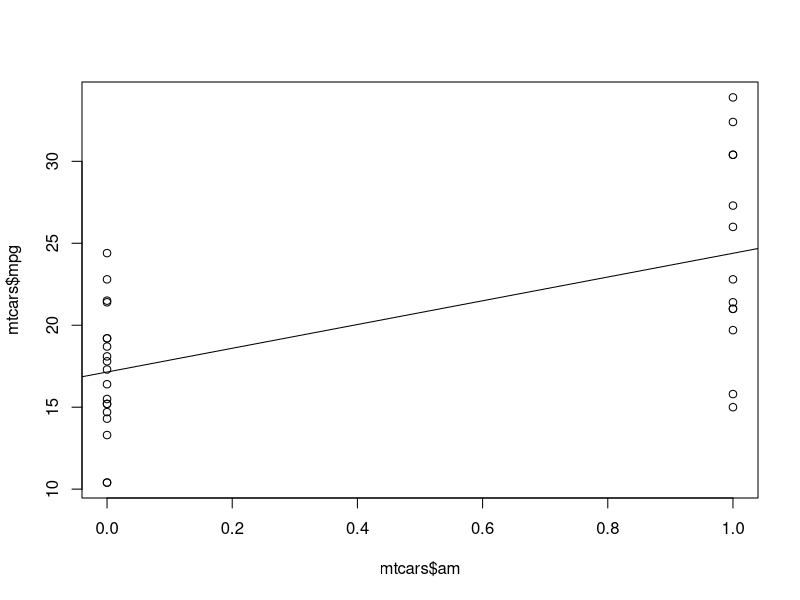
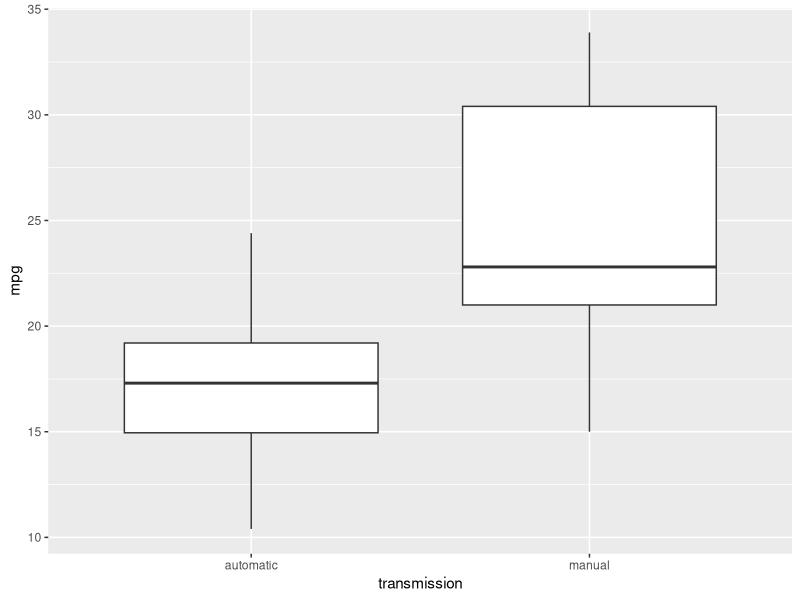
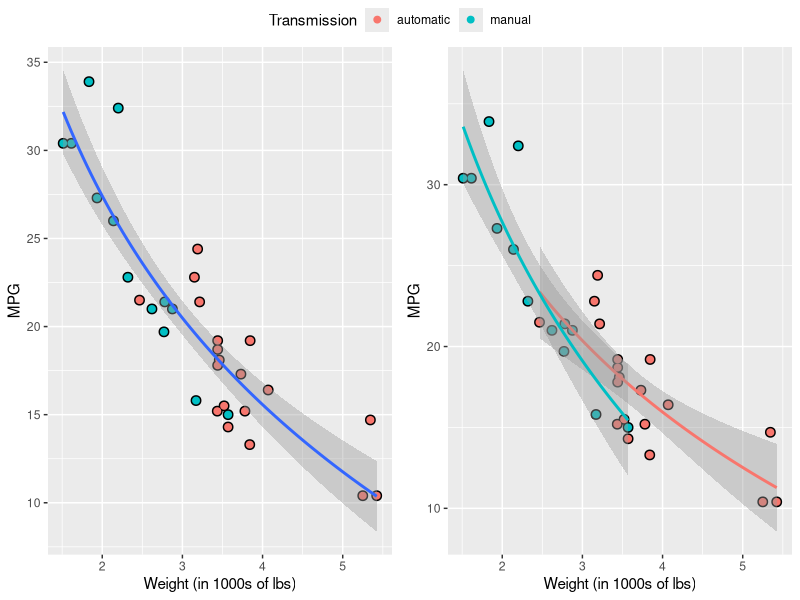
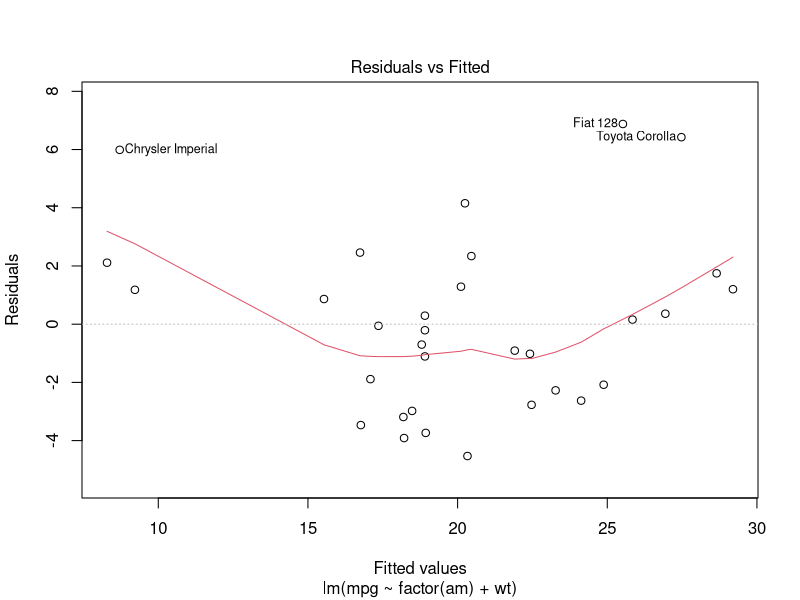

Write R code to recreate these figures, in order. (Note: this script raises an error after producing the figures.)
##Load mtcars data
data(mtcars)
View(mtcars)
help(mtcars)

summary(mtcars)
fit <- lm(mpg ~ am, data = mtcars)
plot(mtcars$am, mtcars$mpg, pch = 21)
abline(fit)

##exploratory boxplot
mtcars$am[mtcars$am == 0] <- "automatic"
mtcars$am[mtcars$am == 1] <- "manual"

library(ggplot2)
ggplot(data = mtcars, mapping = aes(factor(am), mpg)) +
    geom_boxplot() +
    xlab("transmission")

##exploratory plot
library(ggpubr)
plot2 <- ggplot(data = mtcars, mapping = aes(wt, mpg, color = factor(am))) +
    geom_point(size = 3, color = "black") +
    geom_point(size = 2) +
    geom_smooth(method = "lm", formula = y ~ log(x)) +
    labs(x = "Weight (in 1000s of lbs)", y = "MPG", color = "Transmission")
    

plot1 <- ggplot(data = mtcars, mapping = aes(wt, mpg)) +
    geom_point(size = 3, color = "black") +
    geom_point(size = 2, aes(color = factor(am))) +
    geom_smooth(method = "lm", formula = y ~ log(x)) +
    labs(x = "Weight (in 1000s of lbs)", y = "MPG", color = "Transmission")

ggarrange(plot1, plot2, common.legend = TRUE)
   

#Very few low-weight manual cars, very few high-weight manual cars

library(dplyr)
library(ggplot2)
autocars <- mtcars %>% filter(am == 0)
manualcars <- mtcars %>% filter(am == 1)

##more fits
allfit <- lm(mpg ~ ., data = mtcars)
summary(allfit)

wtamfit <- lm(mpg ~ factor(am) + wt, data = mtcars)
summary(wtamfit)
plot(wtamfit, which = 1)

##auto fits
autowtfit <- lm(mpg ~ wt - 1, data = autocars)
summary(autowtfit)
plot(autowtfit)

autoOriginFit <- lm(I(mpg - mean(mpg)) ~ I(wt - mean(wt)) - 1, data = autocars)
summary(autoOriginFit)

plot((autocars$wt - mean(autocars$wt)), (autocars$mpg - mean(autocars$mpg)), pch = 21)
abline(autoOriginFit)

##manual fits
manualwtfit <- lm(mpg ~ wt -1, data = manualcars)
summary(manualwtfit)
plot(manualwtfit)

manualOriginFit <- lm(I(mpg - mean(mpg)) ~ I(wt - mean(wt)) - 1, data = manualcars)
summary(manualOriginFit)

plot((manualcars$wt - mean(manualcars$wt)), (manualcars$mpg - mean(manualcars$mpg)), pch = 21)
abline(manualOriginFit)

##vifs
library(car)
vif(allfit)

##log lms and resids
logfit <- lm(mpg ~ factor(am) + log(wt), data = mtcars)
summary(logfit)
plot(logfit, which = 1)

logManualFit <- lm(mpg ~ log(wt), data = manualcars)
plot(logManualFit, which = 1)

logAutoFit <- lm(mpg ~ log(wt), data = autocars)
plot(logAutoFit, which = 1)

##Adding stuff?

cor(mtcars$mpg, mtcars)
cor(mtcars$am, mtcars)
cor(mtcars$wt, mtcars$am)
cor(mtcars$mpg, mtcars) - cor(mtcars$am, mtcars)

logfit3 <- lm(mpg ~ factor(am) + log(wt) + cyl, data = mtcars)
summary(logfit3)
anova(logfit, logfit3)
plot(logfit3, which = 1)

noTransFit <- lm(mpg ~ log(wt) + cyl, data = mtcars)
summary(noTransFit)
anova(noTransFit, logfit3) #transmission is almost insignificant to the model

wtfit <- lm(mpg ~ wt, mtcars)
summary(wtfit)
wtcylfit <- lm(mpg ~ wt + cyl, mtcars)
summary(wtcylfit)
logwtcylfit <- lm(mpg ~ log(wt) + cyl, mtcars)
summary(logwtcylfit)

anova(wtfit, wtcylfit, logwtcylfit)

plot(logwtcylfit, which = 1)

idkfit <- lm(mpg ~ am, mtcars)
summary(idkfit)
plot(idkfit,which = 1)
